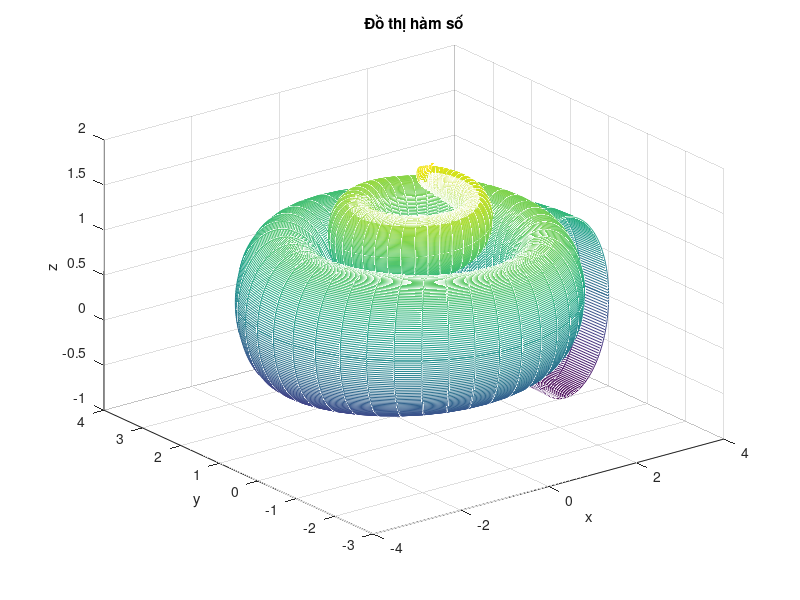

This figure's MATLAB source: (Note: this script raises an error after producing the figure.)
figure('Name', 'Bài tập 3', 'NumberTitle', 'off')

u_ = 0:0.01:1;
v_ = 0:pi/100:2*pi;
[U, V] = meshgrid(u_, v_);
X = (1 - U).*(3 + cos(V)).*cos(5*pi*U);
Y = (1 - U).*(3 + cos(V)).*sin(5*pi*U);
Z = 2*U + (1 - U).*sin(V);
mesh(X, Y, Z);
xlabel('x');
ylabel('y');
zlabel('z');
title('Đồ thị hàm số')

x = @(u, v) (1 - u).*(3 + cos(v)).*cos(5*pi*u);
y = @(u, v) (1 - u).*(3 + cos(v)).*sin(5*pi*u);
z = @(u, v) 2*u + (1 - u).*sin(v);
Q1 = quad2d(x1, 0, 1, 0, 2*pi);
Q2 = quad2d(x2, 0, 1, 0, 2*pi);
Q3 = quad2d(x3, 0, 1, 0, 2*pi);
Q = Q1 + Q2 + Q3;
fprintf('Tích phân tính bằng quad2d là %f\n', Q)

syms u v;
fx = (1 - u)*(3 + cos(v))*cos(5*pi*u);
fy = (1 - u)*(3 + cos(v))*sin(5*pi*u);
fz = 2*u + (1 - u)*sin(v);
I1 = int(int(fx, u, 0, 1), v, 0, 2*pi);
I2 = int(int(fy, u, 0, 1), v, 0, 2*pi);
I3 = int(int(fz, u, 0, 1), v, 0, 2*pi);
I = I1 + I2 + I3;
fprintf('Tích phân tính bằng int là %f\n', I)